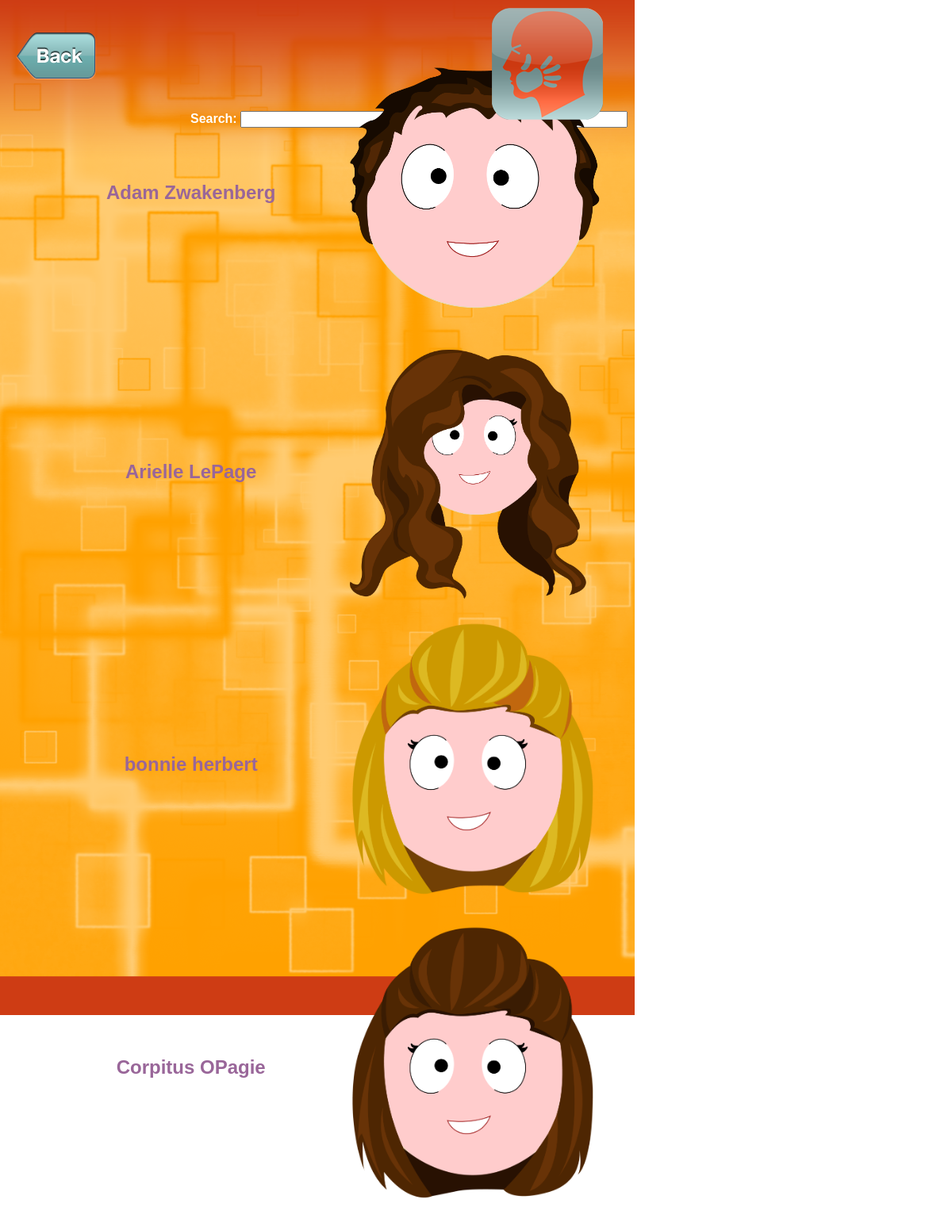
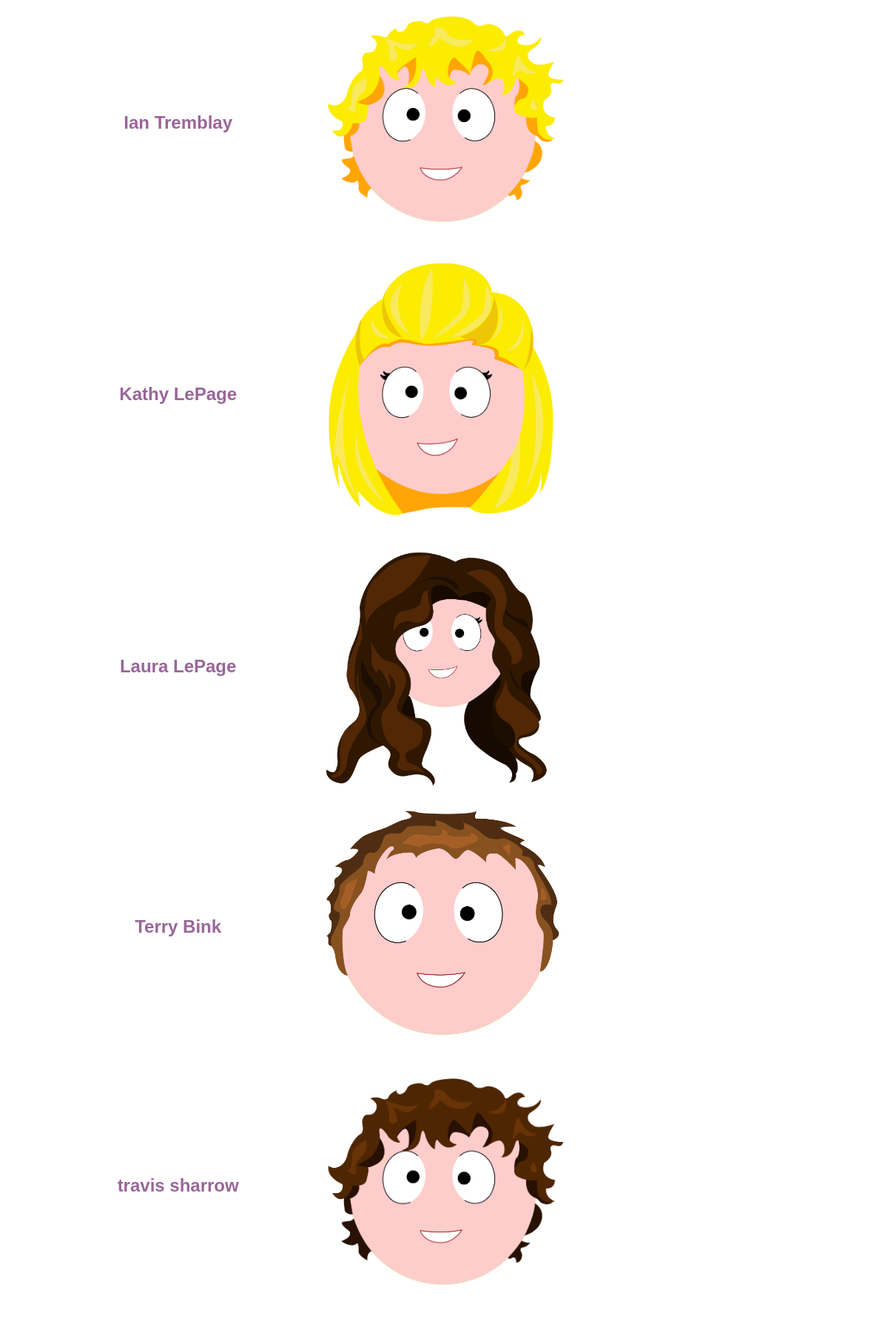
The page /allusers.php (upper part) on the database its author committed (2 pictures, top to bottom).
### tables this page shows
CREATE TABLE tbl_users (
  user_id smallint(4) unsigned NOT NULL AUTO_INCREMENT,
  user_name varchar(50) NOT NULL,
  user_password varchar(25) NOT NULL,
  user_character varchar(100) NOT NULL,
  user_fullname varchar(50) NOT NULL,
  user_points smallint(9) NOT NULL,
  PRIMARY KEY (user_id)
);

### allusers.php (the view, shortened to what this page needs)
<!DOCTYPE HTML>
<html>
<head>
<link href="styles/sbStyle.css" rel="stylesheet" type="text/css" media="all">
<?php
	$friendslist = mysql_query("SELECT * FROM tbl_users ORDER BY user_fullname ASC");
?>
</head>
<body>
<div id="icon">
	<?php
	echo "<a href=\"Help.php?id=".$_SESSION['id']."\"><img src=\"images/SBIcon.png\" /></a>";
	?>
</div>
<div id="back">
	<?php
	echo "<a href=\"Friends.php?id=".$_SESSION['id']."\"><img src=\"images/back.png\" /></a>";
	?>
</div>
<div id="background">
	<img src="images/TitleBackground_tablet.png" />
</div>
<div id="livesearch">
	<form>
    	<b>Search:</b> <input type="text" onKeyup="liveSearch(this.value)" name="searchbox" id="searchbox" class="loginform" />
    </form><br />
</div>
<div id="friendtable">
<?php
while ($row = mysql_fetch_array($friendslist)){
	echo "<table><tr><th>".$row['user_fullname']."</th> "."<th><img class=\"friendlist\" src=\"images/characters/".$row['user_character']."\" /></th><th><a href=\"addthisfriend.php?friend_id=".$row['user_id']."\"><img class=\"friendlist\" src=\"images/betters_plus.png\" /></a></th><br /></tr></table>";
}
?>
</div>
</body>
</html>

### styles/sbStyle.css (style rules this page uses)
html { height: 100%; }
body { margin: 0px auto; font-family: Verdana, Geneva, sans-serif; color: #FFF; height: 100%; }
img { max-width: 100%; }
table { width: 90%; margin-left: 5%; color: #996699; }
@media screen and (min-width: 800px) { #background { height: 200px; width: 100%; } }
@media screen and (min-width: 800px) { #icon { position: absolute; top: 10px; left: 620px; z-index: 2; } }
@media screen and (min-width: 800px) { #back { position: absolute; top: 40px; left: 20px; z-index: 2; } }
@media screen and (min-width: 800px) { .friendlist { width: 90%; } }
@media screen and (min-width: 800px) { #friendtable { margin-top: -10%; overflow: auto; } }
@media screen and (min-width: 800px) { #livesearch { width: 80%; margin-left: 20%; margin-top: -5%; } }
@media screen and (min-width: 800px) { th { width: 30%; padding: 0; font-weight: bold; font-size: 1.5em; } }

### allusers.php (style rules this page uses)
body { background-image: url(images/CharactersMenuPage_tablet.png); background-repeat: no-repeat; }

### rows shown on the page
tbl_users: user_fullname "Adam Zwakenberg", user_character (picture)
tbl_users: user_fullname "Arielle LePage", user_character (picture)
tbl_users: user_fullname "bonnie herbert", user_character (picture)
tbl_users: user_fullname "Corpitus OPagie", user_character (picture)
tbl_users: user_fullname "Ian Tremblay", user_character (picture)
tbl_users: user_fullname "Kathy LePage", user_character (picture)
tbl_users: user_fullname "Laura LePage", user_character (picture)
tbl_users: user_fullname "Terry Bink", user_character (picture)
tbl_users: user_fullname "travis sharrow", user_character (picture)
